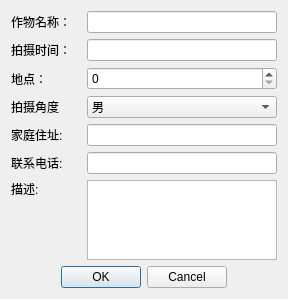
<?xml version="1.0" encoding="UTF-8"?>
<ui version="4.0">
 <class>AddStuDlg</class>
 <widget class="QDialog" name="AddStuDlg">
  <property name="geometry">
   <rect>
    <x>0</x>
    <y>0</y>
    <width>288</width>
    <height>299</height>
   </rect>
  </property>
  <property name="windowTitle">
   <string>Dialog</string>
  </property>
  <layout class="QVBoxLayout" name="verticalLayout_2">
   <item>
    <layout class="QHBoxLayout" name="horizontalLayout">
     <item>
      <widget class="QLabel" name="label">
       <property name="minimumSize">
        <size>
         <width>70</width>
         <height>0</height>
        </size>
       </property>
       <property name="maximumSize">
        <size>
         <width>70</width>
         <height>16777215</height>
        </size>
       </property>
       <property name="text">
        <string>作物名称：</string>
       </property>
      </widget>
     </item>
     <item>
      <widget class="QLineEdit" name="NameEdit"/>
     </item>
    </layout>
   </item>
   <item>
    <layout class="QHBoxLayout" name="horizontalLayout_2">
     <item>
      <widget class="QLabel" name="label_2">
       <property name="minimumSize">
        <size>
         <width>70</width>
         <height>0</height>
        </size>
       </property>
       <property name="maximumSize">
        <size>
         <width>70</width>
         <height>16777215</height>
        </size>
       </property>
       <property name="text">
        <string>拍摄时间：</string>
       </property>
      </widget>
     </item>
     <item>
      <widget class="QLineEdit" name="IDEdit"/>
     </item>
    </layout>
   </item>
   <item>
    <layout class="QHBoxLayout" name="horizontalLayout_4">
     <item>
      <widget class="QLabel" name="label_4">
       <property name="minimumSize">
        <size>
         <width>70</width>
         <height>0</height>
        </size>
       </property>
       <property name="maximumSize">
        <size>
         <width>70</width>
         <height>16777215</height>
        </size>
       </property>
       <property name="text">
        <string>地点：</string>
       </property>
      </widget>
     </item>
     <item>
      <widget class="QSpinBox" name="AgeSpinBox"/>
     </item>
    </layout>
   </item>
   <item>
    <layout class="QHBoxLayout" name="horizontalLayout_3">
     <item>
      <widget class="QLabel" name="label_3">
       <property name="minimumSize">
        <size>
         <width>70</width>
         <height>0</height>
        </size>
       </property>
       <property name="maximumSize">
        <size>
         <width>70</width>
         <height>16777215</height>
        </size>
       </property>
       <property name="text">
        <string>拍摄角度</string>
       </property>
      </widget>
     </item>
     <item>
      <widget class="QComboBox" name="SexComboBox">
       <item>
        <property name="text">
         <string>男</string>
        </property>
       </item>
       <item>
        <property name="text">
         <string>女</string>
        </property>
       </item>
      </widget>
     </item>
    </layout>
   </item>
   <item>
    <layout class="QHBoxLayout" name="horizontalLayout_5">
     <item>
      <widget class="QLabel" name="label_5">
       <property name="minimumSize">
        <size>
         <width>70</width>
         <height>0</height>
        </size>
       </property>
       <property name="maximumSize">
        <size>
         <width>70</width>
         <height>16777215</height>
        </size>
       </property>
       <property name="text">
        <string>家庭住址:</string>
       </property>
      </widget>
     </item>
     <item>
      <widget class="QLineEdit" name="AddressEdit"/>
     </item>
    </layout>
   </item>
   <item>
    <layout class="QHBoxLayout" name="horizontalLayout_6">
     <item>
      <widget class="QLabel" name="label_6">
       <property name="minimumSize">
        <size>
         <width>70</width>
         <height>0</height>
        </size>
       </property>
       <property name="maximumSize">
        <size>
         <width>70</width>
         <height>16777215</height>
        </size>
       </property>
       <property name="text">
        <string>联系电话:</string>
       </property>
      </widget>
     </item>
     <item>
      <widget class="QLineEdit" name="PhoneEdit"/>
     </item>
    </layout>
   </item>
   <item>
    <layout class="QHBoxLayout" name="horizontalLayout_7">
     <item>
      <layout class="QVBoxLayout" name="verticalLayout">
       <item>
        <widget class="QLabel" name="label_7">
         <property name="minimumSize">
          <size>
           <width>70</width>
           <height>0</height>
          </size>
         </property>
         <property name="maximumSize">
          <size>
           <width>70</width>
           <height>16777215</height>
          </size>
         </property>
         <property name="text">
          <string>描述:</string>
         </property>
        </widget>
       </item>
       <item>
        <spacer name="verticalSpacer">
         <property name="orientation">
          <enum>Qt::Vertical</enum>
         </property>
         <property name="sizeHint" stdset="0">
          <size>
           <width>20</width>
           <height>40</height>
          </size>
         </property>
        </spacer>
       </item>
      </layout>
     </item>
     <item>
      <widget class="QTextEdit" name="DescText"/>
     </item>
    </layout>
   </item>
   <item>
    <layout class="QHBoxLayout" name="horizontalLayout_8">
     <item>
      <spacer name="horizontalSpacer">
       <property name="orientation">
        <enum>Qt::Horizontal</enum>
       </property>
       <property name="sizeHint" stdset="0">
        <size>
         <width>40</width>
         <height>20</height>
        </size>
       </property>
      </spacer>
     </item>
     <item>
      <widget class="QDialogButtonBox" name="buttonBox">
       <property name="orientation">
        <enum>Qt::Horizontal</enum>
       </property>
       <property name="standardButtons">
        <set>QDialogButtonBox::Cancel|QDialogButtonBox::Ok</set>
       </property>
      </widget>
     </item>
     <item>
      <spacer name="horizontalSpacer_2">
       <property name="orientation">
        <enum>Qt::Horizontal</enum>
       </property>
       <property name="sizeHint" stdset="0">
        <size>
         <width>40</width>
         <height>20</height>
        </size>
       </property>
      </spacer>
     </item>
    </layout>
   </item>
  </layout>
 </widget>
 <resources/>
 <connections>
  <connection>
   <sender>buttonBox</sender>
   <signal>accepted()</signal>
   <receiver>AddStuDlg</receiver>
   <slot>accept()</slot>
   <hints>
    <hint type="sourcelabel">
     <x>248</x>
     <y>254</y>
    </hint>
    <hint type="destinationlabel">
     <x>157</x>
     <y>274</y>
    </hint>
   </hints>
  </connection>
  <connection>
   <sender>buttonBox</sender>
   <signal>rejected()</signal>
   <receiver>AddStuDlg</receiver>
   <slot>reject()</slot>
   <hints>
    <hint type="sourcelabel">
     <x>316</x>
     <y>260</y>
    </hint>
    <hint type="destinationlabel">
     <x>286</x>
     <y>274</y>
    </hint>
   </hints>
  </connection>
 </connections>
</ui>
